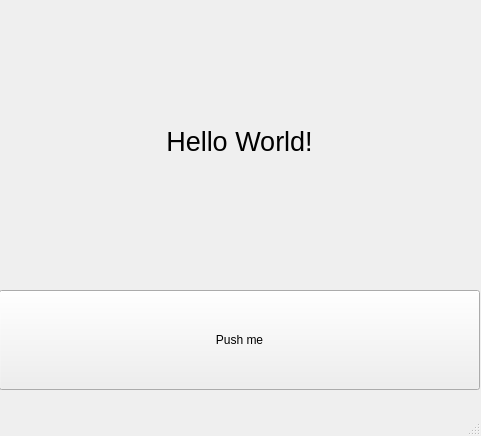
<?xml version="1.0" encoding="UTF-8"?>
<ui version="4.0">
 <class>MainWindow</class>
 <widget class="QMainWindow" name="MainWindow">
  <property name="geometry">
   <rect>
    <x>0</x>
    <y>0</y>
    <width>481</width>
    <height>436</height>
   </rect>
  </property>
  <property name="windowTitle">
   <string>MainWindow</string>
  </property>
  <widget class="QWidget" name="centralwidget">
   <widget class="QWidget" name="verticalLayoutWidget">
    <property name="geometry">
     <rect>
      <x>-1</x>
      <y>-1</y>
      <width>481</width>
      <height>391</height>
     </rect>
    </property>
    <layout class="QVBoxLayout" name="verticalLayout">
     <item>
      <widget class="QLabel" name="label">
       <property name="font">
        <font>
         <pointsize>20</pointsize>
        </font>
       </property>
       <property name="text">
        <string>Hello World!</string>
       </property>
       <property name="alignment">
        <set>Qt::AlignCenter</set>
       </property>
      </widget>
     </item>
     <item>
      <widget class="QPushButton" name="pushButton">
       <property name="sizePolicy">
        <sizepolicy hsizetype="Minimum" vsizetype="Fixed">
         <horstretch>0</horstretch>
         <verstretch>0</verstretch>
        </sizepolicy>
       </property>
       <property name="minimumSize">
        <size>
         <width>0</width>
         <height>100</height>
        </size>
       </property>
       <property name="text">
        <string>Push me</string>
       </property>
      </widget>
     </item>
    </layout>
   </widget>
  </widget>
  <widget class="QMenuBar" name="menubar">
   <property name="geometry">
    <rect>
     <x>0</x>
     <y>0</y>
     <width>481</width>
     <height>21</height>
    </rect>
   </property>
  </widget>
  <widget class="QStatusBar" name="statusbar"/>
 </widget>
 <resources/>
 <connections/>
</ui>
